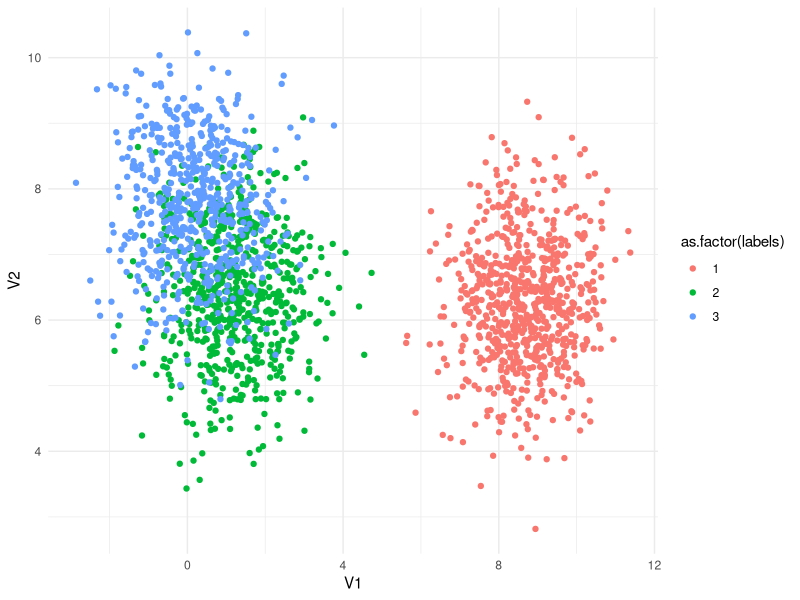
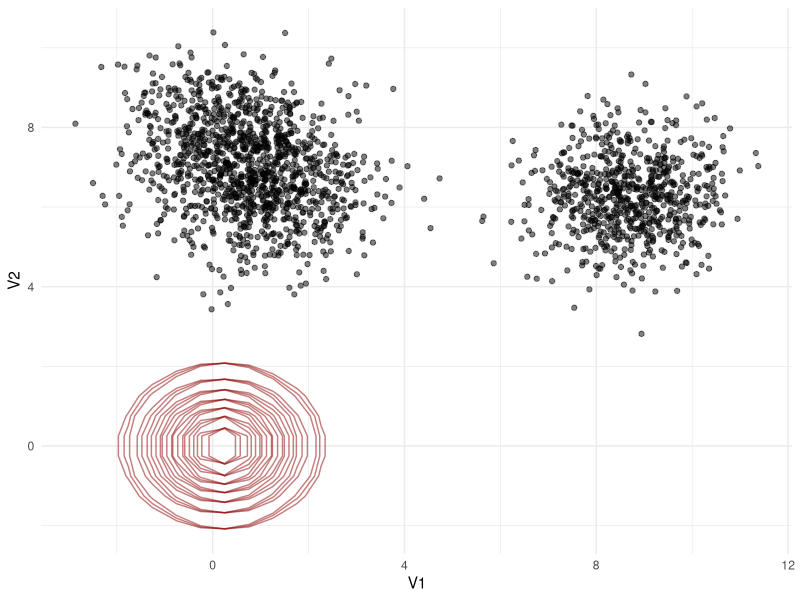
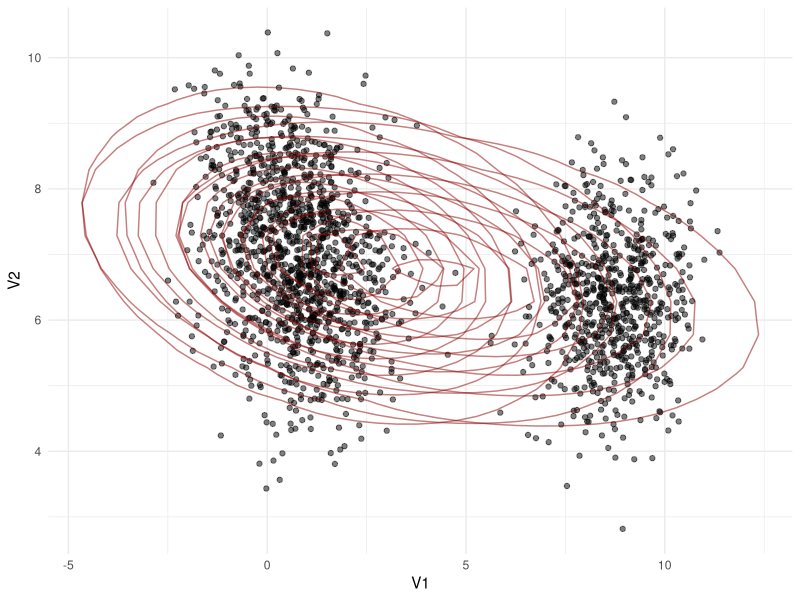
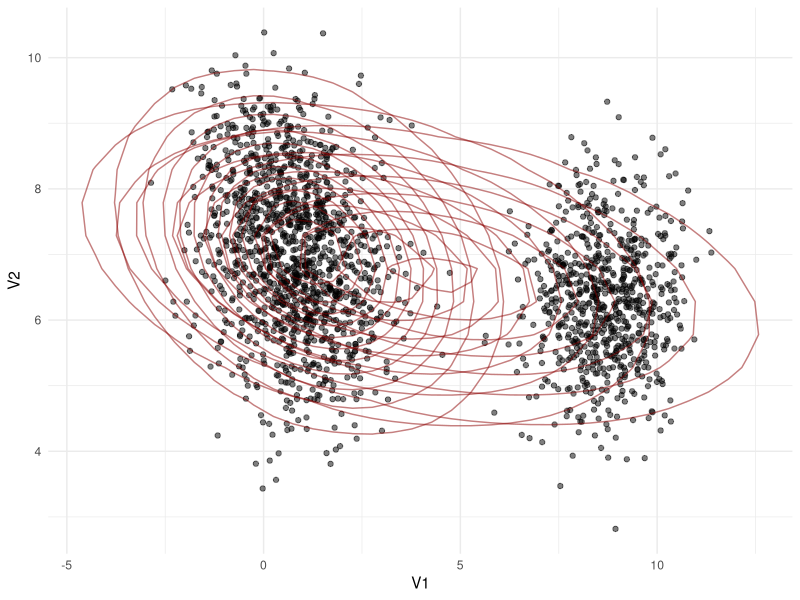
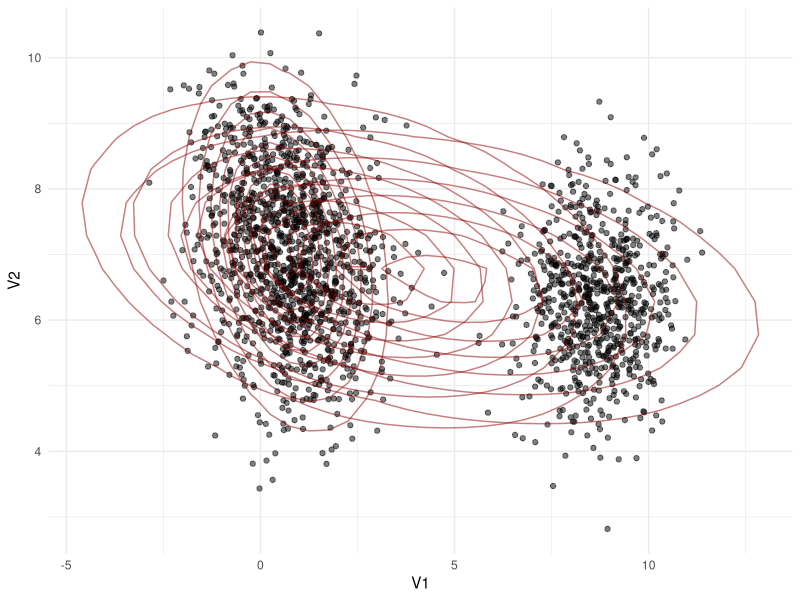
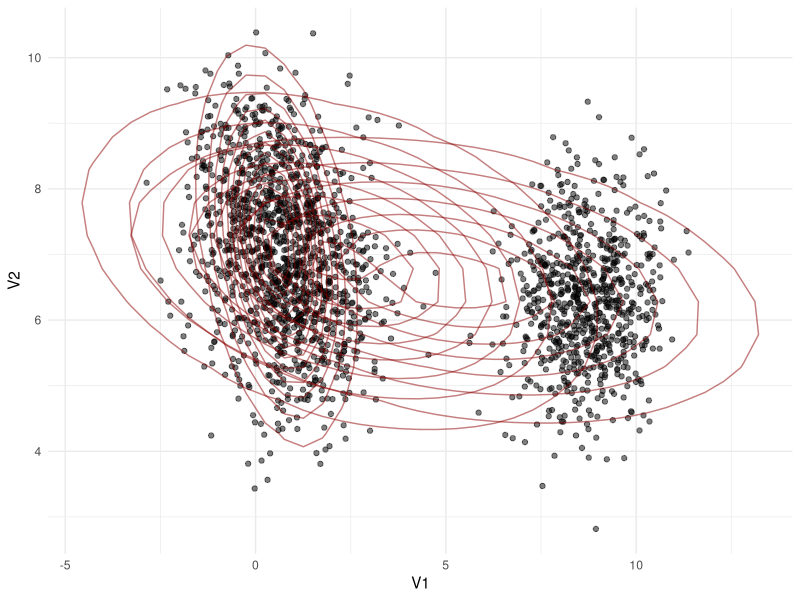
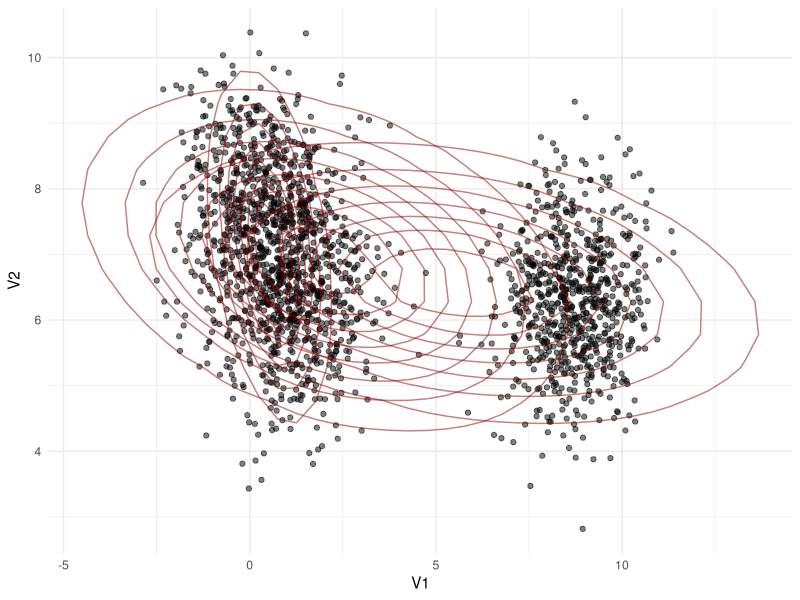
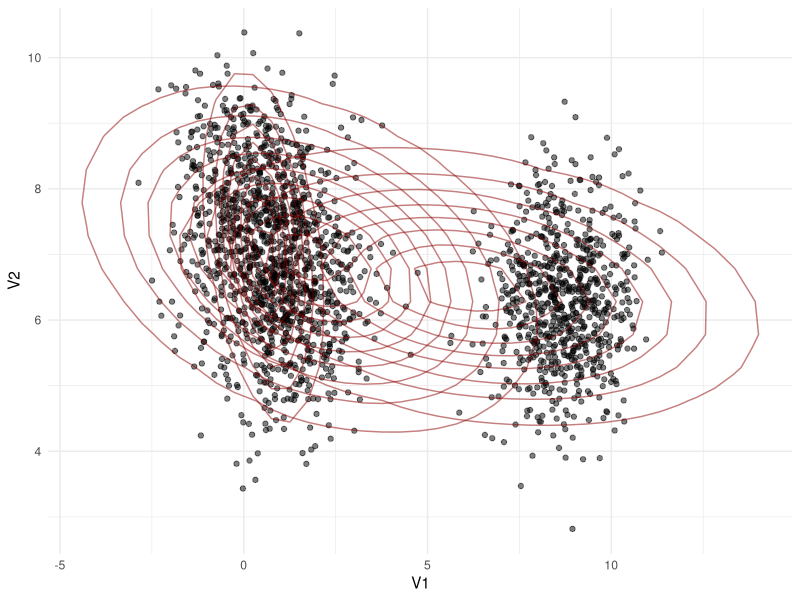

Recreate these plots in R, in order. (Note: a time limit stopped this script after it produced the figures.)
library(MASS)
library(mvtnorm)
library(tidyr)
library(ggplot2)

# unsupervised clustering algorithm via EM
# we'll start with a bivariate, 2-component mixture of normals and then extend to more components and dimensions

# -------------E step-------------
# priors, mus, sigmas refer to parameter choice in current iteration
calulate_posterior <- function(i, j, data, priors, mus, sigmas, g) {
  # tupel of data (p-dimensional vector)
  data_point <- data[i,]
  prior <- priors[j]
  mu <- mus[j,]
  sigma <- sigmas[[j]]
  denominator <- 0
  # hier wird component durch seq_len(anzahlAnKlassen) zählen
  # vlt kann man das noch effizienter machen anstatt mit for-Loop
  for (component in seq_len(g)) {
    denominator <- denominator + (priors[component] * (exp(-0.5 * t(data_point - mus[component,]) %*% solve(sigmas[[component]]) %*% (data_point - mus[component,])) / sqrt((2 * pi)^2 * det(sigmas[[component]]))))
  }
  return((prior * (exp(-0.5 * t(data_point - mu) %*% solve(sigma) %*% (data_point - mu)) / sqrt((2 * pi)^2 * det(sigma)))) / denominator)
}
# --------------------------------

# -------------M step-------------
# estimate priors
estimate_prior <- function(data, j, priors, mus, sigma, g) {
  priors_j_old <- priors
  mu_j_old <- mus
  sigma_j_old <- sigma
  post_record <- vector()
  # for durch apply ersetzen, dann returnt die Funktion aber keinen Vektor sondern schon die Summe, deswegen muss das Produkt dann angepasst werden
  for (i in seq_len(nrow(data))) {
    post_j <- calulate_posterior(i, j, data, priors_j_old, mu_j_old, sigma_j_old, g)
    post_record <- c(post_record, post_j)
  }
  return(post_record)
}

# estimate mus
estimate_mu <- function(data, j, sum_post, priors, mus, sigma, g) {
  priors_j_old <- priors
  mu_j_old <- mus
  sigma_j_old <- sigma
  weights_record <- vector()
  sum_post <- sum_post
  for (i in seq_len(nrow(data))) {
    # hier statt for Schleife apply(Produkt und dann das aufsummieren)
    weights_j <- (calulate_posterior(i, j, data, priors_j_old, mu_j_old, sigma_j_old, g) / sum_post) * data[i,]
    weights_record <- rbind(weights_record, weights_j)
  }
  return(apply(weights_record, MARGIN = 2, sum))
}

# estimate sigmas
estimate_sigma <- function(data, j, sum_post, mu_j_new, priors, mus, sigma, g) {
  components_record <- list()
  sum_post <- sum_post
  mu_j_new <- mu_j_new
  priors_j_old <- priors
  mu_j_old <- mus
  sigma_j_old <- sigma
  for (i in seq_len(nrow(data))) {
    weight <- (calulate_posterior(i, j, data, priors_j_old, mu_j_old, sigma_j_old, g) / sum_post)
    # in der Matrix muss nrow und ncol dann variabel sein
    component_j <- diag(as.numeric(weight), 2) %*% ((data[i,] - mu_j_new) %*% t(data[i,] - mu_j_new))
    components_record[[i]] <- component_j
  }
  return(Reduce("+", components_record))
}
# --------------------------------

# generate data from true parameters
# ------- 1 (2 components)
n <- 1000
mu1 <- c(-1, -1)
mu2 <- c(1, 1)
mus <- rbind(mu1,mu2)
sigma1 <- matrix(c(1, 0.5, 0.5, 1), nrow = 2)
sigma2 <- matrix(c(0.24, 0.5, 0.5, 8), nrow = 2)
sigmas <- list(sigma1,sigma2)
n1 <- 600
n2 <- 400
x1 <- rmvnorm(n1, mu1, sigma1)
x2 <- rmvnorm(n2, mu2, sigma2)
data <- rbind(x1, x2)

# ------- 2 (3 components)
n <- 1000
mu1 <- c(-10, -10)
mu2 <- c(3, 3)
mu3 <- c(10, 10)
mus <- rbind(mu1,mu2,mu3)
sigma1 <- matrix(c(1, 0, 0, 1), nrow = 2)
sigma2 <- matrix(c(1, 0, 0, 1), nrow = 2)
sigma3 <- matrix(c(1, 0, 0, 1), nrow = 2)
sigmas <- list(sigma1,sigma2,sigma3)
n1 <- 333
n2 <- 333
n3 <- 334
x1 <- rmvnorm(n1, mu1, sigma1)
x2 <- rmvnorm(n2, mu2, sigma2)
x3 <- rmvnorm(n3, mu3, sigma3)
data <- rbind(x1, x2, x3)

# create data set with higher overlap and three components
# ------- 3 (3 components)
n <- 1000
mu1 <- c(-3, -3)
mu2 <- c(1, 1)
mu3 <- c(2, -1)
mus <- rbind(mu1,mu2,mu3)
sigma1 <- matrix(c(1, 0.5, 0.5, 1), nrow = 2)
sigma2 <- matrix(c(0.24, 0.5, 0.5, 8), nrow = 2)
sigma3 <- matrix(c(2, 1, 1, 2), nrow = 2)
sigmas <- list(sigma1,sigma2,sigma3)
n1 <- 100
n2 <- 450
n3 <- 350
x1 <- rmvnorm(n1, mu1, sigma1)
x2 <- rmvnorm(n2, mu2, sigma2)
x3 <- rmvnorm(n3, mu3, sigma3)
data <- rbind(x1, x2, x3)

# ------- init 3 (3 components)
# initiate random starting points
mu1 <- c(0.1, 0)
mu2 <- c(0.2, 0)
mu3 <- c(0.3, 0)
mu_j_old <- rbind(mu1,mu2,mu3)
sigma1 <- matrix(c(1, 0, 0, 1), nrow = 2)
sigma2 <- matrix(c(1, 0, 0, 1), nrow = 2)
sigma3 <- matrix(c(1, 0, 0, 1), nrow = 2)
sigma_j_old <- list(sigma1,sigma2,sigma3)
priors_j_old <- c(0.05, 0.45, 0.5)

em <- function(data, priors_j_old, mu_j_old, sigma_j_old, g) {
  previous_mus <- 0
  for (i in seq_len(100)) {
    # data grid has to be made variable too later but we'll keep 3 for now
    data.grid <- expand.grid(s.1 = seq(-50, 50, length.out=200), 
                             s.2 = seq(-50, 50, length.out=200))
    
    geom_list <- list()
    
    # Erstelle Geometrieobjekte für jedes j und füge sie zur Liste hinzu
    for (j in seq_len(g)) {
      q.samp <- cbind(data.grid, prob = mvtnorm::dmvnorm(data.grid, mean = mu_j_old[j,], sigma = sigma_j_old[[j]]))
      geom_list[[j]] <- geom_contour(data = q.samp, aes(x = s.1, y = s.2, z = prob), color = "darkred", alpha = 0.5)
    }
    
    # Erstelle ggplot mit den Punkten und den Konturlinien für jedes j
    print(ggplot(as.data.frame(data), aes(x = V1, y = V2)) +
      geom_point(alpha = 0.5) +
      geom_list +
      theme_minimal())
    
    
    priors_vector <- vector()
    mus_matrix <- matrix(data = NA, nrow = g, ncol = 2)
    sigma_list <- list()
    for (j in seq_len(g)) {
      post_rec <- estimate_prior(data, j, priors_j_old, mu_j_old, sigma_j_old, g)
      sum_post <- sum(post_rec)
      prior_j_new <- mean(post_rec)
      priors_j_new <- mean(estimate_prior(data, j, priors_j_old, mu_j_old, sigma_j_old, g))
      mu_j_new <- estimate_mu(data, j, sum_post, priors_j_old, mu_j_old, sigma_j_old, g)
      sigma_j_new <- estimate_sigma(data, j, sum_post, mu_j_new, priors_j_old, mu_j_old, sigma_j_old, g)
      
      priors_vector <- c(priors_vector, priors_j_new)
      mus_matrix[j,] <- mu_j_new
      sigma_list[[j]] <- sigma_j_new
    }
    previous_mus <- mu_j_old[1,1]
    priors_j_old <- priors_vector
    mu_j_old <- mus_matrix
    sigma_j_old <- sigma_list
    print(mus_matrix)
    
  }
}

# run the following line to try the em function in an isolated way (dataset is created above)
# em(data_matrix, priors_j_old, mu_j_old, sigma_j_old, 3)

# label data for illustration with ggplot
data_with_labels <- data.frame(data)
label_vector <- rep(1, n1)
label_vector <- c(label_vector, rep(2, n2))
label_vector <- c(label_vector, rep(3, n3))
data_with_labels$label <- label_vector

# this function generates data with sample size n, some number of classes (hidden
# components), a certain bayes error (overlap, not yet implemented yet), and a 
# certain correlation between the variables. The prior ratio can only be set to "equal"
# meaning all classes have similar prior probabilities (each sampled from a normal
# distribution centered around 1 / number_of_classes)
generate_data <- function(n, number_of_classes, bayes_error, correlation, prior_ratio = "equal") {
  mu_matrix <- matrix(data = NA, nrow = number_of_classes, ncol = 2)
  sigma_list <- list()
  prior_vector <- vector(mode = "numeric", length = number_of_classes)
  max <- 1
  x <- matrix(data = NA, nrow = 0, ncol = 3)
  
  for (i in seq_len(number_of_classes - 1)) {
    mu_matrix[i, ] <- runif(2, 0, 10)
    
    current_sigma <- matrix(c(1, 0, 0, 1), nrow = 2)
    sigma_list[[i]] <- current_sigma
    
    ratio_accepted <- FALSE
    while(ratio_accepted == FALSE) {
      ratio <- rnorm(1, 1 / number_of_classes, 0.01)
      if (ratio > max) {
        ratio_accepted <- FALSE
      } else {
        ratio_accepted <- TRUE
      }
    }
    prior_vector[i] <- ratio
    max <- max - ratio
    
    x_new <- rmvnorm(round(n * ratio), mu_matrix[i, ], current_sigma)
    labels <- rep(i, round(n * ratio))
    x_new <- cbind(x_new, labels)
    x <- rbind(x, x_new)
    x_new <- x
    
    
  }
  
  mu_matrix[i + 1, ] <- runif(2, 0, 10)
  current_sigma <- matrix(c(1, 0, 0, 1), nrow = 2)
  sigma_list[[i + 1]] <- current_sigma
  
  prior_vector[length(prior_vector)] <- max
  
  
  x_new <- rmvnorm(round(n * max), mu_matrix[i + 1, ], current_sigma)
  labels <- rep(i + 1, round(n * max))
  x_new <- cbind(x_new, labels)
  x <- rbind(x, x_new)
  x_new <- x
  
  return(x)
}

# this now combines random data generation with the EM algorithm
run_algorithm <- function(sample_size, amount_of_distributions = 2) {
  data_df <- as.data.frame(generate_data(sample_size, amount_of_distributions, 1, 1, "equal"))
  print(ggplot(data = as.data.frame(data_df), aes(x = V1, y = V2, color = as.factor(labels))) +
    geom_point() +
    theme_minimal())
  # wait for 3 sec
  Sys.sleep(3)
  data_matrix <- as.matrix(data_df[,-3])
  em(data_matrix, priors_j_old, mu_j_old, sigma_j_old, amount_of_distributions)
  ggplot(data = as.data.frame(data_df), aes(x = V1, y = V2, color = as.factor(labels))) +
    geom_point() +
    theme_minimal()
}

# test run
run_algorithm(2000, 3)

# also try with iris data
data <- iris
# only take "sepal.length", "petal.width"
data <- data[,c(2,4,5)]
ggplot(data = data, aes(x = Sepal.Width, y = Petal.Width, color = as.factor(Species))) +
  geom_point() +
  theme_minimal()

iris_matrix <- as.matrix(data[,-3])
colnames(iris_matrix) <- c("V1", "V2")

# run em
em(iris_matrix, priors_j_old, mu_j_old, sigma_j_old, 3)



set.seed(12)
set.seed(13)
# doesn't work with arg 1 yet
data_df <- as.data.frame(generate_data(2000, 3, 1, 1, "equal"))
data_matrix <- as.matrix(data_df[,-3])


# mit Farben
ggplot(data = as.data.frame(data_df), aes(x = V1, y = V2, color = as.factor(labels))) +
  geom_point() +
  theme_minimal()

# ohne Farben
ggplot(data = data_df, aes(x = X1, y = X2)) +
  geom_point() +
  theme_minimal()
  
# blablablabla
